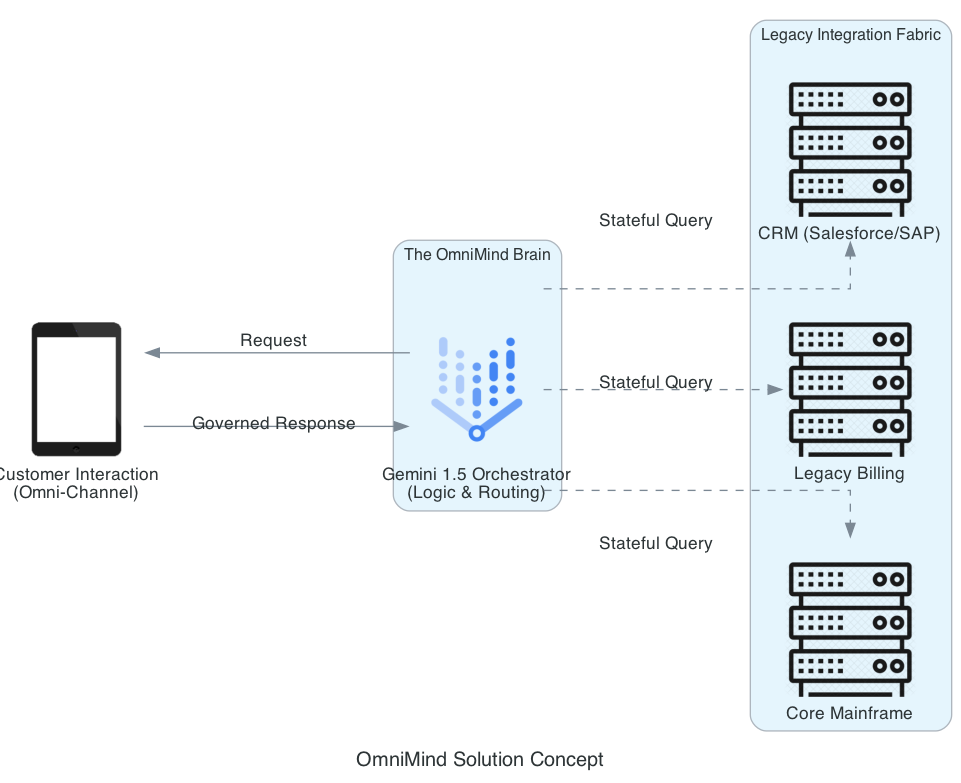

This chart was generated by the following Python code:
from diagrams import Diagram, Cluster, Edge
from diagrams.gcp.ml import VertexAI
from diagrams.generic.device import Tablet
from diagrams.generic.compute import Rack

graph_attr = {"pad": "0.1", "nodesep": "0.6", "ranksep": "1.0", "bgcolor": "transparent"}

with Diagram("OmniMind Solution Concept", show=False, filename="omni_solution_concept", direction="LR", graph_attr=graph_attr):
    user = Tablet("Customer Interaction\n(Omni-Channel)")
    
    with Cluster("The OmniMind Brain"):
        orchestrator = VertexAI("Gemini 1.5 Orchestrator\n(Logic & Routing)")
        
    with Cluster("Legacy Integration Fabric"):
        crm = Rack("CRM (Salesforce/SAP)")
        billing = Rack("Legacy Billing")
        mainframe = Rack("Core Mainframe")

    user >> Edge(label="Request") >> orchestrator
    orchestrator >> Edge(label="Stateful Query", style="dashed") >> [crm, billing, mainframe]
    orchestrator >> Edge(label="Governed Response") >> user
